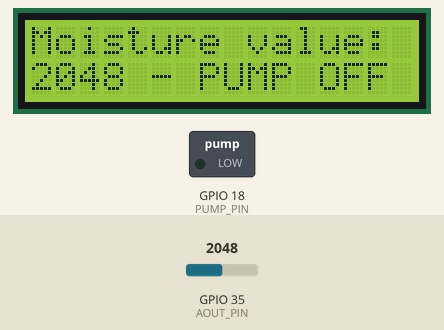
Simulated run of this program. Board: ESP32. Shown: 16×2 character LCD, switched loads named in the program (green lamp = pin HIGH). Inputs (shaded band) come from the test bench; at power-on: GPIO 35 (AOUT_PIN) = 2048. What the program prints to the serial monitor is not drawn.

Above: at 1.2 s.
1.3 s: GPIO 35 (AOUT_PIN) set to 2449
At 3.7 s:
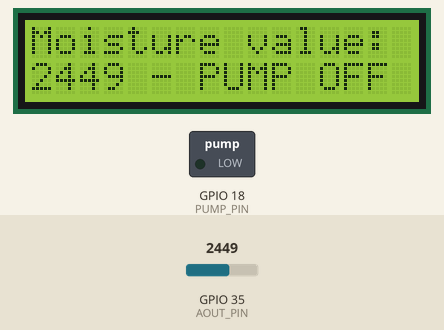
8.2 s: GPIO 35 (AOUT_PIN) set to 2571
At 10.6 s:
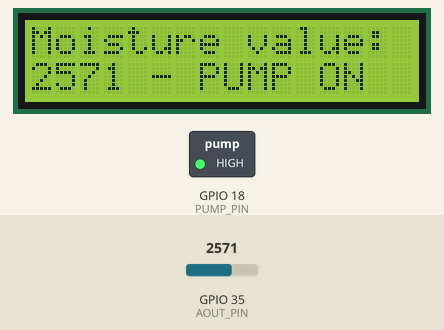
15.1 s: GPIO 35 (AOUT_PIN) set to 2460
At 17.7 s:
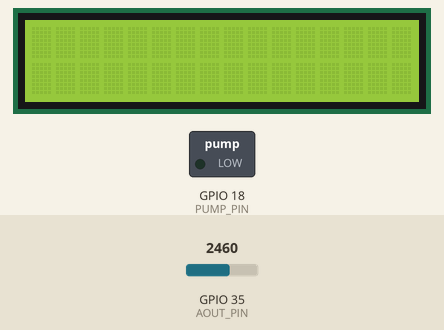
Timing chart, 0 to 19.2 s (numbered marks = the images above; inputs shaded):
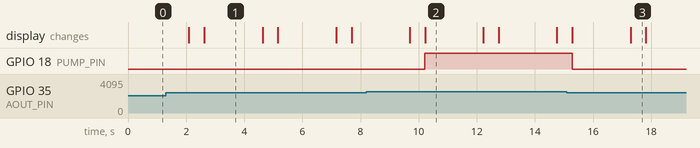

The program:

main.cpp
```cpp
#include <Arduino.h>

#include <LiquidCrystal_I2C.h>

#define AOUT_PIN 35
#define PUMP_PIN 18

// set the LCD number of columns and rows
int lcdColumns = 16;
int lcdRows = 2;

// set LCD address, number of columns and rows
// if you don't know your display address, run an I2C scanner sketch
LiquidCrystal_I2C lcd(0x27, lcdColumns, lcdRows);

void setup()
{
  // initialize LCD
  lcd.init();
  // turn on LCD backlight
  lcd.backlight();
  pinMode(18, OUTPUT);

  Serial.begin(115200);
  Serial.println("\nI2C Scanner");
}

void loop()
{

  int value = analogRead(AOUT_PIN);
  // set cursor to first column, first row
  lcd.setCursor(0, 0);
  // print message
  lcd.print("Moisture value: ");

  // set cursor to first column, second row
  lcd.setCursor(0, 1);
  lcd.print(value);

  if (value > 2500)
  {
    digitalWrite(PUMP_PIN, 1);
    lcd.setCursor(5, 1);
    lcd.print("- PUMP ON");
  }
  else
  {
    digitalWrite(PUMP_PIN, 0);
    lcd.setCursor(5, 1);
    lcd.print("- PUMP OFF");
  }

  delay(2000);

  lcd.clear();
  delay(500);
}
```

Measured:
- the behaviour switches between 2500 and 2501 on GPIO 35 (AOUT_PIN) (found by bisection; images 1 and 2)
- after the input at 1.3 s, the display: first differs from a run without the input after 1.3 s (image 1)
- after the input at 8.2 s, GPIO 18 (PUMP_PIN): LOW → HIGH after 2.0 s; the display: first differs from a run without the input after 2.0 s (image 2)
- after the input at 15.1 s, GPIO 18 (PUMP_PIN): HIGH → LOW after 0.18 s; the display: first changes after 0.19 s (image 3 shows a later state)
- what the display in image 1 shows lasts 2.0 s, from 2.6 s to 4.6 s
- what the display in image 3 shows lasts 0.5 s, from 17.3 s to 17.8 s
